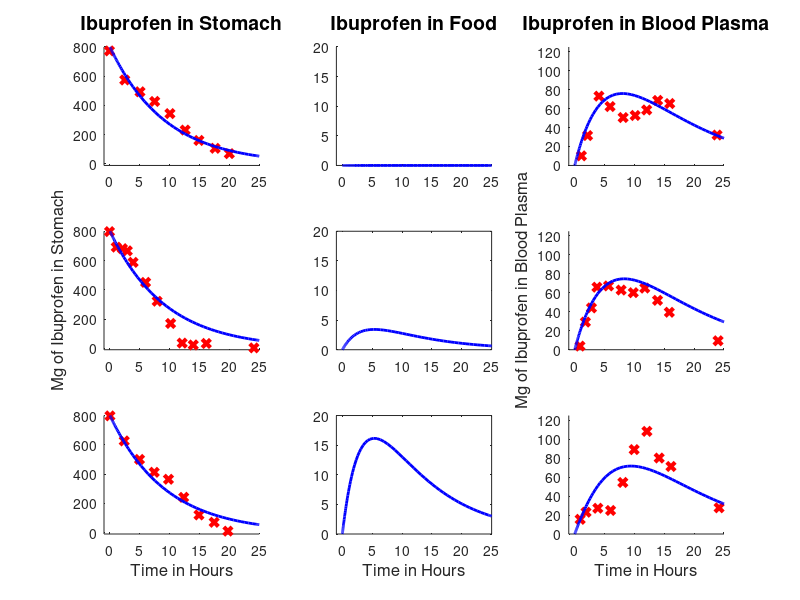

MATLAB code for this plot:
function IbuprofenTimeSeries();
   
    clf;
    
    fasted = csvread('FastedDigital.csv',6,0);
    light = csvread('LightBreakfastDigital.csv',6,0);
    heavy = csvread('HeavyBreakfastDigital.csv',6,0);
    fasteds = csvread('FastedStomach.csv',6,0);
    lights = csvread('LightStomach.csv',6,0);
    heavys = csvread('HeavyStomach.csv',6,0);
    
    y1_init = 800;  % Digestive system concentration of Ibuprofen, Bolus input
                    % 800mg of Ibuprofen conecntration in tablet
    y2_init = 0;  % Blood Plasma concentration of Ibuprofen in ug/ml
    y3_init = 0;
    
    hour = 60*60;
    
    %=============
    % Graphing Variables
    axisStomach = [ -1 25 -10 800 ];
    axisFood = [ -1 25 0 20 ];
    axisBlood = [ -1 25 0 125 ];
    
    % ============
    % Gastric emptying rate
%    alpha = .0138; % The rate at which the gastric emptying happens
    alpha = .00003
    loss = .3 % The amount of ibuprofen lost per stock shift
    
    
    % ============
    % Food ibu. concentration
    beta = .0033; % Food elimination rate
    y2crit = 40;
    
    % ============
    % Blood Ibuprofen Concentration
    gamma = .00004; % Rate of eliminatio..n
    
    
%%%%%%%%%%%%%%%%%%%%%%%%%%%%%%%%%%%%%%%%%%%%%%
%Plotting
    
    % Plotting Ibu with fasting
    pf = 0;
    [T,M] = ode45(@deriv,[0 25*hour],[y1_init; y2_init; y3_init]); 
    hours = T/hour;
    
    subplot(3,3,1)
    title('Ibuprofen in Stomach','FontSize',14);
    hold all
    plot(fasteds(:,1),fasteds(:,2)*8,'rx','LineWidth',3);
    plot(hours, M(:,1),'b','LineWidth',2);
    axis(axisStomach)
    
    subplot(3,3,2)
    title('Ibuprofen in Food','FontSize',14)
    hold all;
    plot(hours, M(:,2),'b','LineWidth',2);
    axis(axisFood)
    
    subplot(3,3,3)
    title('Ibuprofen in Blood Plasma','FontSize',14)
    hold all
    plot(fasted(:,1),fasted(:,2)*5,'rx','LineWidth',3);
    plot(hours,M(:,3),'b','LineWidth',2)
    axis(axisBlood)
    

    
    %=====================================
    %Plotting Ibuprofen light breakfast
    pf = .07;
    
    [T,M] = ode45(@deriv,[0 25*hour],[y1_init; y2_init; y3_init]); 
    hours = T/hour;
    
    subplot(3,3,4)
    hold all
    plot(lights(:,1),lights(:,2)*8,'rx','LineWidth',3);
    plot(hours, M(:,1),'b','LineWidth',2);
    ylabel('Mg of Ibuprofen in Stomach','FontSize',12)
    axis(axisStomach)

    subplot(3,3,5)
    plot(hours, M(:,2),'b','LineWidth',2);
    axis(axisFood)
    
    subplot(3,3,6)
    hold all
    ylabel('Mg of Ibuprofen in Blood Plasma','FontSize',12)
    plot(light(:,1),light(:,2)*5,'rx','LineWidth',3);
    plot(hours,M(:,3),'b','LineWidth',2)
    axis(axisBlood)
    
    % ====================================
    % Plotting Ibuprof Heavy breakfast
    pf = .33
    
    [T,M] = ode45(@deriv,[0 25*hour],[y1_init; y2_init; y3_init]); 
    hours = T/hour;
    
    subplot(3,3,7)
    hold all
    plot(heavys(:,1),heavys(:,2)*8,'rx','LineWidth',3);
    plot(hours, M(:,1),'b','LineWidth',2);
    axis(axisStomach)
    xlabel('Time in Hours','FontSize',12)
    
    
    subplot(3,3,8)
    plot(hours, M(:,2),'b','LineWidth',2);
    xlabel('Time in Hours', 'FontSize',12);
    axis(axisFood);
    
    
    subplot(3,3,9)
    hold all
    plot(heavy(:,1),heavy(:,2)*5,'rx','LineWidth',3);
    plot(hours,M(:,3),'b','LineWidth',2)
    axis(axisBlood)
    xlabel('Time in Hours','FontSize',12)
    
%%%%%%%%%%%%%%%%%%%%%%%%%%%%%%%%%%%%%%%%
%Functions

    function res = deriv(t,Y);
        y1 = Y(1);
        y2 = Y(2);
        y3 = Y(3);
        
        
        dy1dt = -alpha*y1; % -.00138 for linear slope
        
%         if y1 < 0;  % Never can get negative concentrations in stomach
%             dy1dt = 0;
%         end
        fddig = beta*(y2/y2crit) % Food digestion, elimnation of food
        dy2dt = -dy1dt*(pf)*loss - fddig; 
        
        dy3dt = -dy1dt*(1 - pf)*loss + fddig -gamma*y3;
        
        
        res = [dy1dt;dy2dt;dy3dt];      
    end  
end